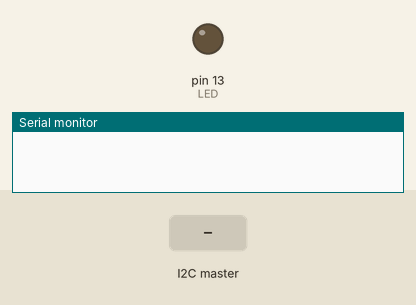
Recording of a sketch running on a simulated Arduino Uno, built with avr-gcc and run on an emulated ATmega328P. On the bench: output pins drawn as LEDs (lit = HIGH), the last lines printed to the serial monitor. The inputs (shaded band) are chosen by the test bench.

Above: at 1.2 s.
1.3 s: the I2C master sends the byte 1
At 2.4 s:
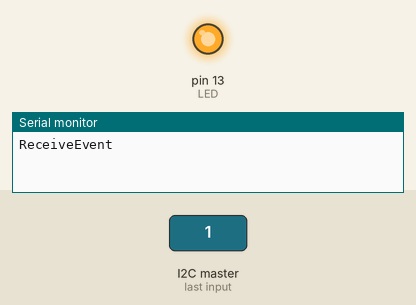
Timing chart, 0 to 4.3 s (numbered marks = the images above; inputs shaded):
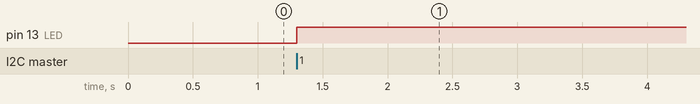

Measured:
- after the input at 1.3 s, pin 13 (LED): LOW → HIGH at once

The sketch:

I2CTest.ino
```cpp
#include <Wire.h>

int IR = A3; // Infrared Sensor
int LED = 13; // LED (Dah!)
int I2C_ADDRESS = 4; //Address for [this] I2C slave
char buf[257]; //create a binary buffer of 10 bytes


void setup()
{
  Serial.begin(9600); // start a serial monitor
  pinMode(LED, OUTPUT); //LED is an output
  pinMode(IR, INPUT); // IR is an input
  Wire.begin(I2C_ADDRESS); // Start I2C on I2C_ADDRESS
  Wire.onRequest(RequestEvent); // Send data
  Wire.onReceive(ReceiveEvent); // Receive data
}

void RequestEvent()
{
  Serial.println("RequestEvent"); // write RequestEvent on the Serial
  int IRVal = analogRead(IR);
  int len = sprintf(&buf[1], "IR%u", IRVal);
  buf[0] = len;
  Wire.write(buf); // send the character "1" over I2C
  Serial.println(buf);
  digitalWrite(LED, LOW); // turn the LED off
}

void ReceiveEvent(int numBytes) // Receive bytes over I2C
{
  Serial.println("ReceiveEvent"); // write ReceiveEvent on the Serial
  //not going to do anything with the data, I don't care, I just want to know we got it.
  digitalWrite(LED, HIGH); // turn on the LED
  Wire.read(); // clear the buffer
}


void loop () //required for Arduino
{
  delay(10);
}
```
